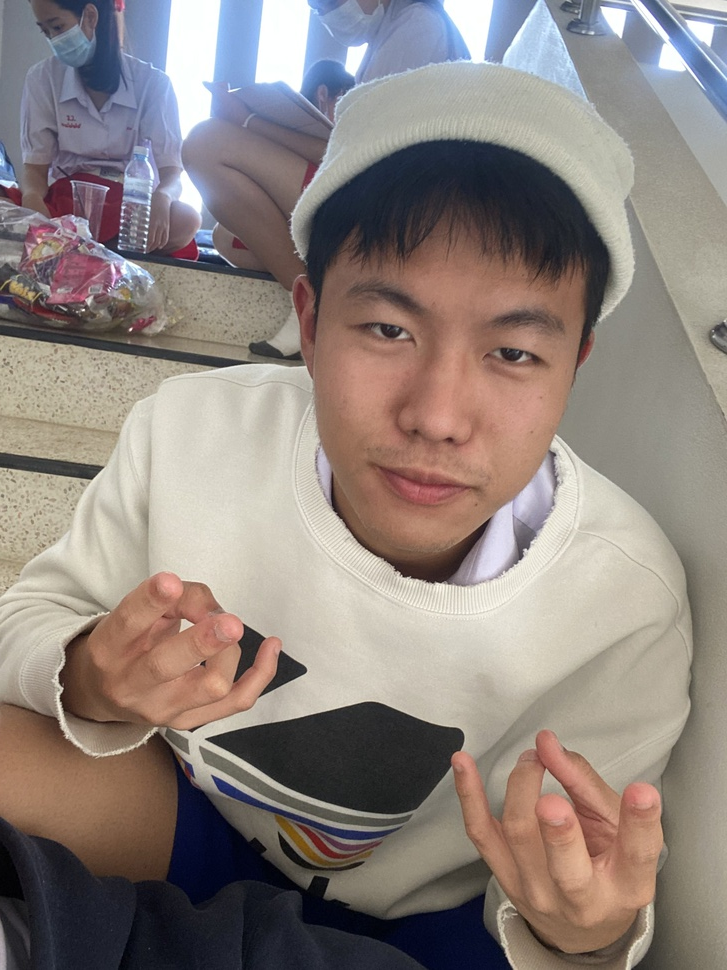
#> input picture imageToCartoon/imgs/myprofile.jpeg, 727 x 970 px, shrunk from 2316 x 3088 before the run
$ python imageToCartoon2.py
#> lines starting #> are read from the running program, lines starting #| are printed output that depends on the picture; after the words box and inside, x2 and y2 are one past the last pixel; in counts of white or black regions, pixels touching at a corner belong together
import cv2
import numpy as np

image = cv2.imread("./imgs/myprofile.jpeg")
#> image is the input picture: shape (970, 727, 3); mean B, G, R 125.9, 131, 141.8

if image is None:
    print("Error: Could not load image.")
else:
    gray = cv2.cvtColor(image, cv2.COLOR_BGR2GRAY)
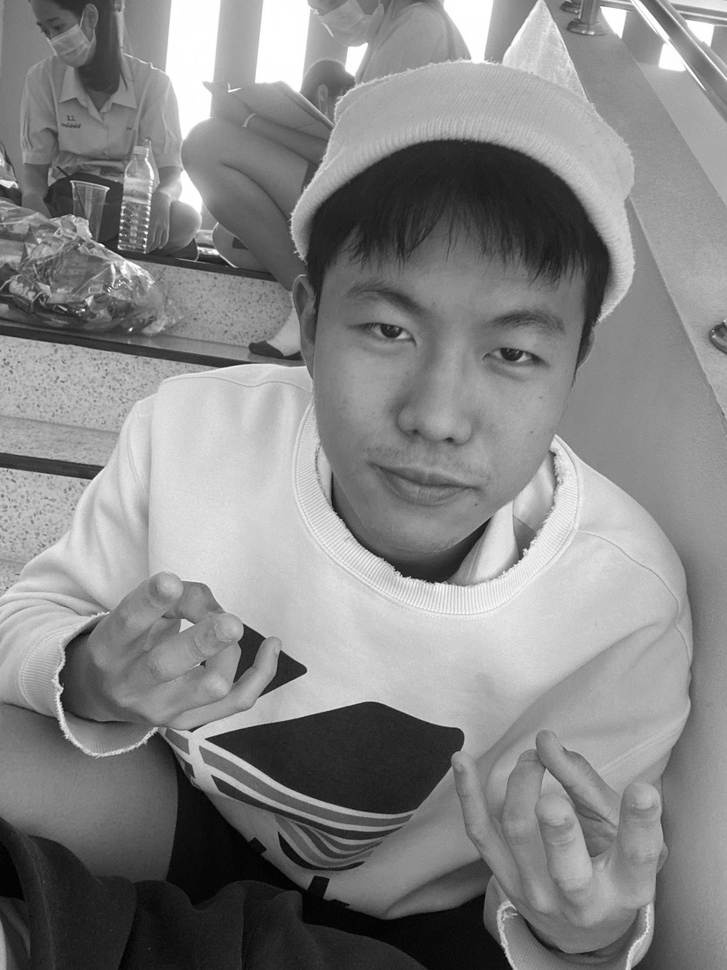
#> gray: shape (970, 727); min 0, max 255, mean 133.7
    gray = cv2.medianBlur(gray, 5)
    edges = cv2.adaptiveThreshold(gray, 255, cv2.ADAPTIVE_THRESH_MEAN_C, cv2.THRESH_BINARY, 9, 9)
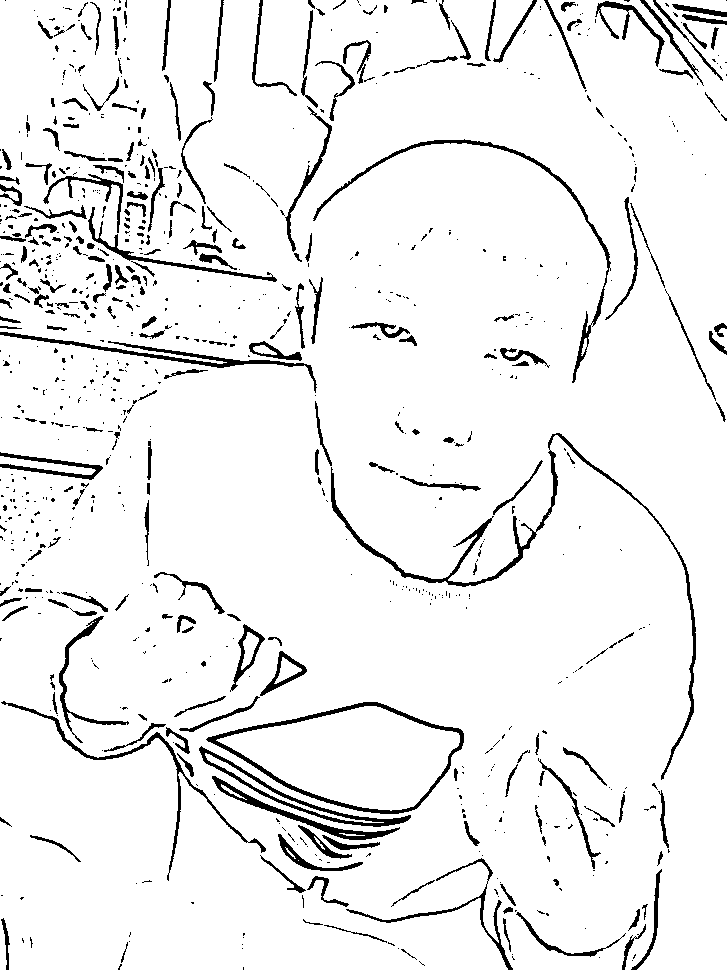
#> edges: shape (970, 727); 93.6% white; 865 black regions (609 under 20 px), largest, box (x1, y1, x2, y2) and area: (331, 433, 696, 780) 3279, (206, 702, 464, 814) 2249, (313, 139, 611, 383) 1819

    color = cv2.bilateralFilter(image, 9, 250, 250)
    cartoon = cv2.bitwise_and(color, color,mask=edges)
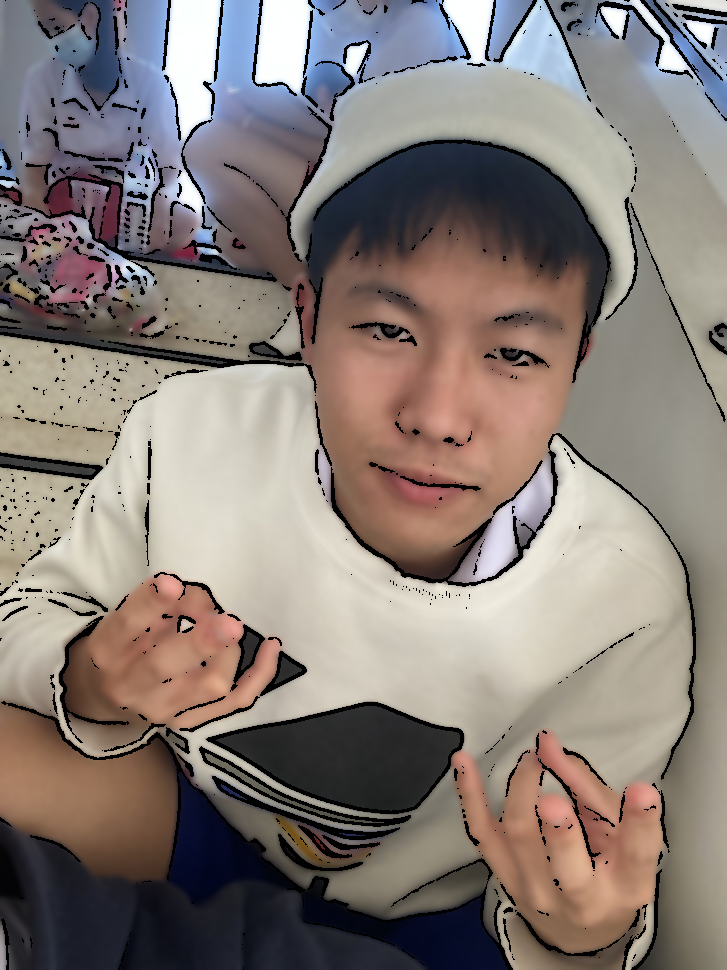
#> cartoon: shape (970, 727, 3); mean B, G, R 119.3, 124.6, 134.9

    cv2.imshow("Image", image)
    cv2.imshow("edges", edges)
    cv2.imshow("Cartoon", cartoon)
    cv2.waitKey(0)
    cv2.destroyAllWindows()
